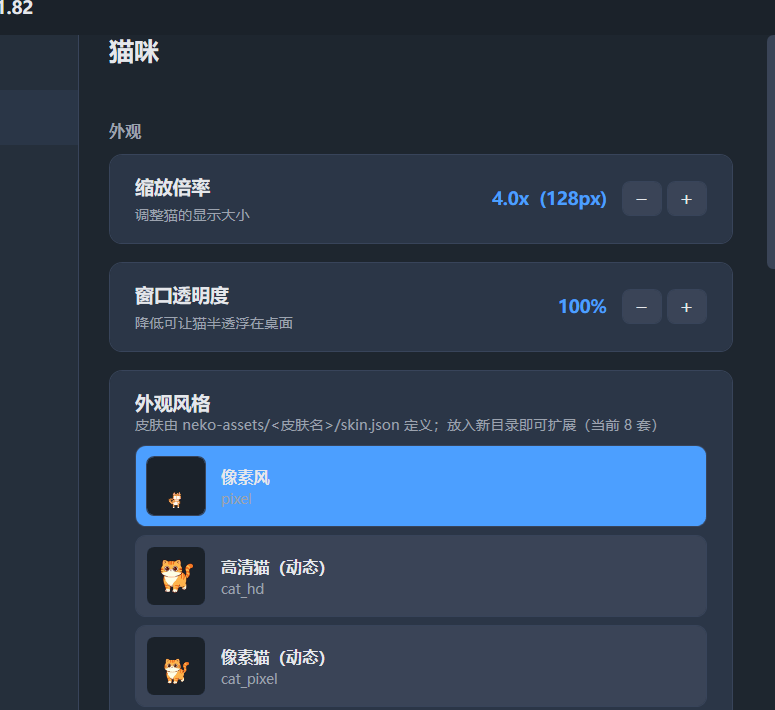
#> input picture _scroll_before.png, 775 x 710 px
$ python analyze_ai_sheet.py ../_scroll_before.png
#> lines starting #> are read from the running program, lines starting #| are printed output that depends on the picture
"""分析 AI 生成的九宫格 sprite sheet（判断是不是"真像素画"、内部像素网格多大）。

为什么需要：
  - 像素画降采样必须用**最近邻**且**整数倍**，否则会把像素格切碎、糊成一团。
  - 但 AI 出的"像素风"图通常是大图（例如每格 680px），内部其实有一个隐含的
    "逻辑像素"网格（比如每格 64×64 个方格，每个方格 10~11 屏幕像素）。
  - 本脚本估算这个网格尺寸 N：只要按 N 用最近邻缩放，就能还原出真正的像素画。

算法：
  1) 逐行取"颜色变化点"的 x 坐标；真像素画里这些坐标必然落在 N 的整数倍栅格上。
  2) 对候选 N（2..40）打分 = 变化点与栅格对齐的比例；取分数 ≥0.98 的最大 N
     （取最大是为了避免 N=2 这种"任意偶数都能对齐"的平凡解——先看整体一致性强不强）。
  3) 同时统计调色板大小与抗锯齿程度（唯一色数越多越像有抗锯齿）。

用法：
    python tools/analyze_ai_sheet.py neko-assets/_airaw/xxx.png [--grid 3]
"""

from __future__ import annotations

import argparse
import sys
from collections import Counter
from pathlib import Path

from PIL import Image


def content_bbox(img: Image.Image, tol: int = 18) -> tuple[int, int, int, int] | None:
    """非白/非透明内容的包围盒（用于判断每格猫的大小与位置）。"""
    rgb = img.convert("RGB")
    w, h = rgb.size
    px = rgb.load()
    minx, miny, maxx, maxy = w, h, -1, -1
    for y in range(h):
        for x in range(w):
            r, g, b = px[x, y]
            if not (r > 255 - tol and g > 255 - tol and b > 255 - tol):
                if x < minx: minx = x
                if y < miny: miny = y
                if x > maxx: maxx = x
                if y > maxy: maxy = y
    if maxx < 0:
        return None
    return (minx, miny, maxx + 1, maxy + 1)


def estimate_pixel_grid(img: Image.Image, max_n: int = 40) -> tuple[int, float]:
    """估算内部逻辑像素网格 N（每个逻辑像素占 N×N 屏幕像素）。"""
    rgb = img.convert("RGB")
    w, h = rgb.size
    px = rgb.load()

    changes: list[int] = []
    for y in range(0, h, max(1, h // 120)):          # 抽样行，够用且快
        prev = px[0, y]
        for x in range(1, w):
            cur = px[x, y]
            if cur != prev:
                changes.append(x)
                prev = cur
    if not changes:
        return 1, 1.0

    best_n, best_score = 1, 0.0
    for n in range(2, max_n + 1):
        hit = sum(1 for c in changes if c % n <= 1)
        score = hit / len(changes)
        if score >= 0.985 and n > best_n:
            best_n, best_score = n, score
    # 回退：取分数最高的
    if best_n == 1:
        scored = []
        for n in range(2, max_n + 1):
            hit = sum(1 for c in changes if c % n <= 1)
            scored.append((hit / len(changes), n))
        scored.sort(reverse=True)
        if scored:
            best_score, best_n = scored[0][0], scored[0][1]
    return best_n, best_score


def main() -> int:
    ap = argparse.ArgumentParser()
    ap.add_argument("image")
    ap.add_argument("--grid", type=int, default=3)
    args = ap.parse_args()

    path = Path(args.image).resolve()
    im = Image.open(path).convert("RGBA")
    W, H = im.size
#> W = 775; H = 710
    print(f"文件: {path.name}")
    print(f"尺寸: {W}×{H}  模式: {im.mode}")
#| 尺寸: 775×710  模式: RGBA

    rgb = im.convert("RGB")
#> rgb is the input picture: PIL image 775x710 RGB; mean R, G, B 46.3, 61.4, 81.5
    corners = [rgb.getpixel(p) for p in ((2, 2), (W - 3, 2), (2, H - 3), (W - 3, H - 3))]
#> corners = [(229, 231, 235), (27, 34, 42), (37, 47, 59), (30, 38, 47)]
    print(f"四角像素: {corners}")
#| 四角像素: [(229, 231, 235), (27, 34, 42), (37, 47, 59), (30, 38, 47)]
    white_ok = all(c == (255, 255, 255) for c in corners)
#> white_ok = False
    print(f"背景纯白: {'✅' if white_ok else '⚠️ 不是纯白（抠图会更麻烦）'}")
#| 背景纯白: ⚠️ 不是纯白（抠图会更麻烦）

    cw, ch = W // args.grid, H // args.grid
#> cw = 258; ch = 236
    print(f"每格: {cw}×{ch}")
#| 每格: 258×236

    names = ["idle", "walk", "sit", "sleep", "pet", "drag", "fall", "climb", "work"]
    boxes = []
    print("\n每格内容包围盒（判断猫的大小/位置是否一致）：")
    for i in range(args.grid * args.grid):
        r, c = divmod(i, args.grid)
        cell = im.crop((c * cw, r * ch, (c + 1) * cw, (r + 1) * ch))
        bb = content_bbox(cell)
        nm = names[i] if i < len(names) else f"cell{i}"
        if bb is None:
            print(f"  {i+1:2d} {nm:6s}: ❌ 空")
            boxes.append(None)
            continue
        bw, bh = bb[2] - bb[0], bb[3] - bb[1]
        print(f"  {i+1:2d} {nm:6s}: 内容 {bw}×{bh}  左上({bb[0]},{bb[1]})")
        boxes.append(bb)
#> this loop made 9 passes
#|    1 idle  : 内容 258×236  左上(0,0)
#|    2 walk  : 内容 258×236  左上(0,0)
#|    3 sit   : 内容 258×236  左上(0,0)
#|    4 sleep : 内容 258×236  左上(0,0)
#|    5 pet   : 内容 258×236  左上(0,0)
#|    6 drag  : 内容 258×236  左上(0,0)
#|    7 fall  : 内容 258×236  左上(0,0)
#|    8 climb : 内容 258×236  左上(0,0)
#> (further printed lines are left out)
#> pass 1, in main, `cell = im.crop((c * cw, r * ch, (c + 1) * cw, (r + 1) * ch))`:
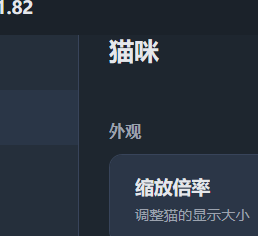
#> cell: PIL image 258x236 RGBA; mean R, G, B, A 41.7, 50.6, 62, 255
#> pass 2, in main, `cell = im.crop((c * cw, r * ch, (c + 1) * cw, (r + 1) * ch))`:
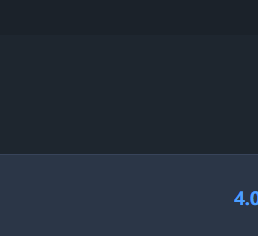
#> cell: PIL image 258x236 RGBA; mean R, G, B, A 34.2, 43.3, 55.1, 255
#> after the loop:
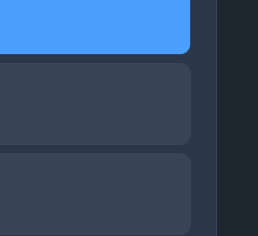
#> cell: PIL image 258x236 RGBA; mean R, G, B, A 54.2, 76.4, 106.5, 255
#> after the loop, boxes = [(0, 0, 258, 236), (0, 0, 258, 236), (0, 0, 258, 236), (0, 0, 258, 236), (0, 0, 258, 236), (0, 0, 258, 236), (0, 0, 258, 236), (0, 0, 258, 236), (0, 0, 258, 236)]

    valid = [b for b in boxes if b]
#> valid has the same summary as boxes
    if valid:
        ws = [b[2] - b[0] for b in valid]
#> ws = [258, 258, 258, 258, 258, 258, 258, 258, 258]
        hs = [b[3] - b[1] for b in valid]
#> hs = [236, 236, 236, 236, 236, 236, 236, 236, 236]
        print(f"\n内容尺寸范围: 宽 {min(ws)}~{max(ws)}  高 {min(hs)}~{max(hs)}")
#| 内容尺寸范围: 宽 258~258  高 236~236
        print(f"一致性: {'✅ 很一致' if max(ws) - min(ws) <= max(cw * 0.12, 20) else '⚠️ 差异较大'}")
#| 一致性: ✅ 很一致

    # 像素网格：取一格有内容的来分析
    idx = next((i for i, b in enumerate(boxes) if b), 0)
#> idx = 0
    r, c = divmod(idx, args.grid)
#> r = 0; c = 0
    cell = im.crop((c * cw, r * ch, (c + 1) * cw, (r + 1) * ch)).convert("RGB")
    n, score = estimate_pixel_grid(cell)
#> the loop in estimate_pixel_grid, `for y in range(0, h, max(1, h // 120)):` made 236 passes
#> after the loop in estimate_pixel_grid, `for y in range(0, h, max(1, h // 120)):`: changes = 3906 values, max 250 at index 3519, min 1 at index 0, mean 137.7
#> the loop in estimate_pixel_grid, `for n in range(2, max_n + 1):` made 39 passes
#> (hit, score, best_n, best_score) on pass 1: (3906, 1, 2, 1)
#> (hit, score) on passes 2 to 7: (2751, 0.704), (1747, 0.447), (1416, 0.363), (1568, 0.401), (1146, 0.293), (851, 0.218)
#> after the loop in estimate_pixel_grid, `for n in range(2, max_n + 1):`: best_n = 2; best_score = 1
#> n = 2; score = 1
    print(f"\n内部逻辑像素网格估算: N = {n}（对齐度 {score:.3f}）")
#| 内部逻辑像素网格估算: N = 2（对齐度 1.000）
    if n > 1:
        print(f"  → 按 N={n} 最近邻缩放，单格逻辑分辨率 ≈ {cw // n}×{ch // n}")
#|   → 按 N=2 最近邻缩放，单格逻辑分辨率 ≈ 129×118
    else:
        print("  → 未检测到明显像素栅格（可能是软边/抗锯齿的伪像素画）")

    # 调色板与抗锯齿程度
    colors = Counter(cell.getdata())
#> colors = 875 items
    print(f"\n单格唯一色数: {len(colors)}  （真像素画通常 < 64；含抗锯齿会明显更多）")
#| 单格唯一色数: 875  （真像素画通常 < 64；含抗锯齿会明显更多）
    top = colors.most_common(6)
#> top = [((30, 38, 47), 22461), ((37, 47, 59), 11388), ((43, 54, 71), 9948), ((27, 34, 42), 8723), ((42, 54, 71), 4292), ((229, 231, 235), 792)]
    print(f"  最常见色: {[(c, n_) for c, n_ in top]}")
#|   最常见色: [((30, 38, 47), 22461), ((37, 47, 59), 11388), ((43, 54, 71), 9948), ((27, 34, 42), 8723), ((42, 54, 71), 4292), ((229, 231, 235), 792)]

    return 0


if __name__ == "__main__":
    sys.exit(main())
#> (the program exits here)
